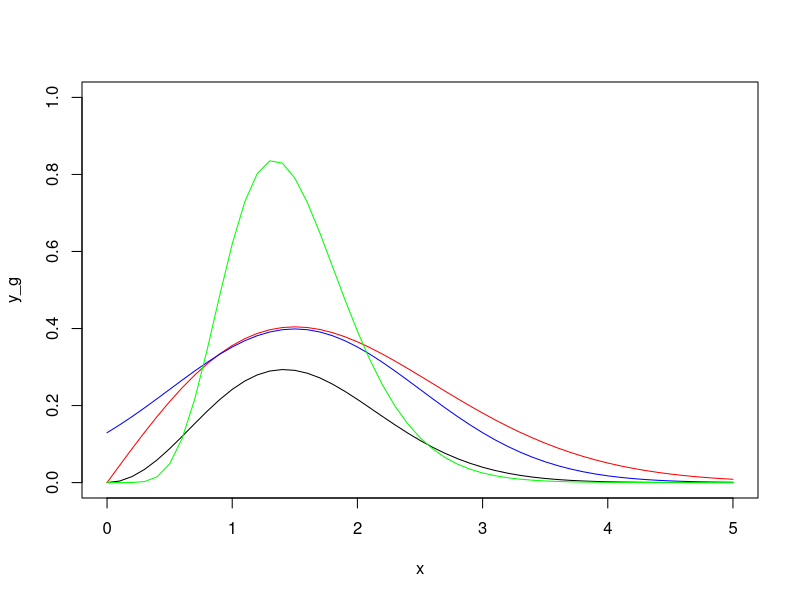
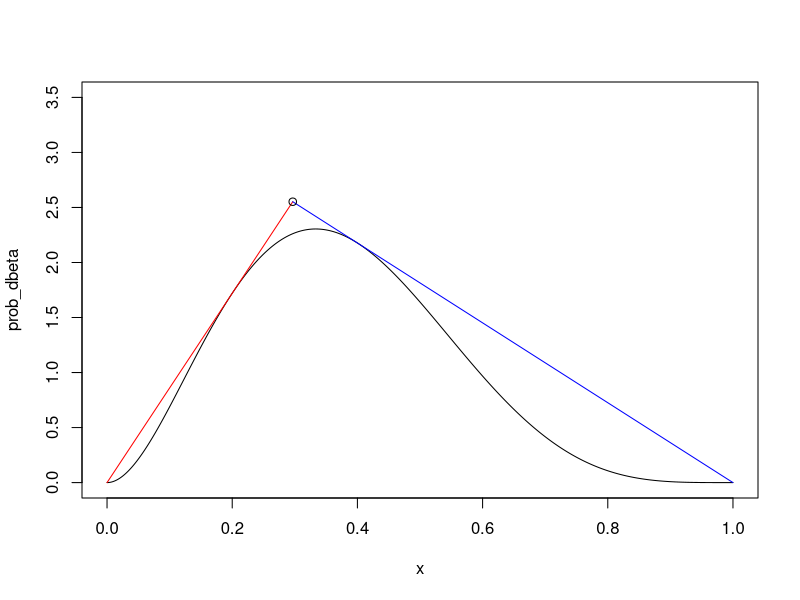
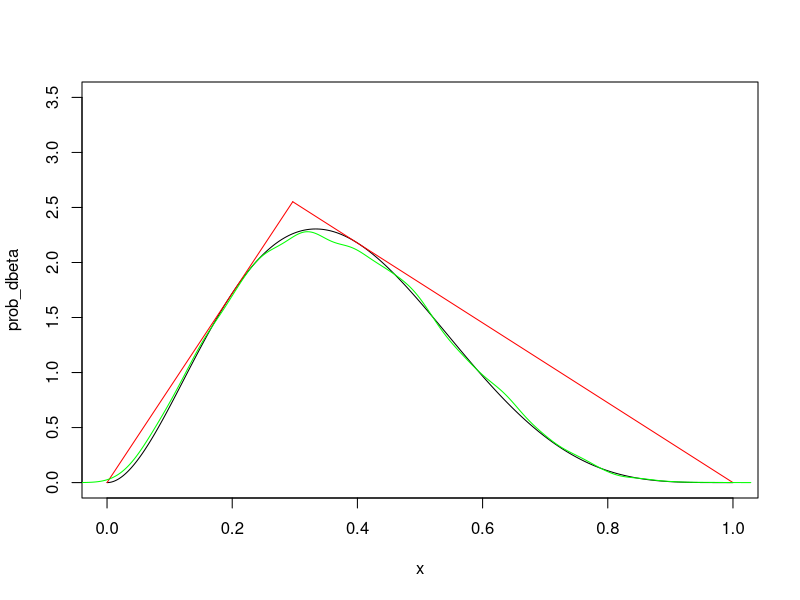

R code for these plots, in order:
## ---- chunk 1
m <- 10000
U <- runif(m)
T1 <- U
T2 <- 1-U
mc.est <- mean(exp(U))
mc.var <- var(exp(U))
U.av <- cbind(T1, T2)
av.est <- mean(rowMeans(exp(U.av)))
av.var <- var(rowMeans(exp(U.av)))
1-(av.var/mc.var)
print(c("The percent reduction in variance: ","98.38%"))
## ---- chunk 2
#5.7
Aest <- c()
for(i in 1:100){
  U <- runif(10000)
  T1 <- exp(1 - U)
  T2 <- exp(U)
  Aest <- c(Aest, mean(rowMeans(cbind(T1,T2))))
}

MCest <- c()
for(i in 1:100){
  U <- runif(10000)
  MCest <- c(MCest, mean(exp(U)))
}

print(c("theta by the antithetic variate approach: ",mean(Aest),
        "theta by the simple Monte Carlo method: ",mean(MCest)))
## ---- chunk 3
(var(MCest) - var(Aest)) / var(MCest)
## ---- chunk 4
library(VGAM)

x = seq(0,5,0.1)

#f0
gx = function (x) {
  (x^2)/sqrt(2*pi)*exp(-x^2/2)
}
y_g = gx(x)

#f1
y_Rice = drice(x, sigma=1.5, vee=0)

#f2
y_norm = dnorm(x, mean = 1.5)

#f3
y_gamma = dgamma(x,shape=9,rate=6)

#Plot
plot(x, y_g, type = "l", ylim = c(0, 1))
lines(x, y_Rice, col="red", ylim = c(0, 1))
lines(x, y_norm, col="blue", ylim = c(0, 1))
lines(x, y_gamma, col="green", ylim = c(0, 1))
## ---- chunk 5
n = 10000

#Theoritical estimation
theor_est = integrate(gx, 1, Inf)

#f1
x_Rice = rrice(n, sigma=1.5, vee=0)
f1_est = mean(gx(x_Rice)[x_Rice>1]/(drice(x_Rice, sigma=1.5, vee=0)[x_Rice>1]), na.rm = TRUE)

#f2
x_norm = rnorm(n, mean = 1.5)
f2_est = mean(gx(x_norm)[x_norm>1]/(dnorm(x_norm, mean = 1.5)[x_norm>1]), na.rm = TRUE)

#f3
x_gamma = rgamma(n, shape=9,rate=6)
f3_est = mean(gx(x_gamma)[x_gamma>1]/(dgamma(x_gamma,shape=9,rate=6)[x_gamma>1]), na.rm = TRUE)

print(c("Theoretical estimation: ",theor_est$value,
        "Estimation by Importance Function 1 (Rice Distribution): ",f1_est,
        "Estimation by Importance Function 2 (Normal Distribution): ",f2_est,
        "Estimation by Importance Function 3 (Gamma Distribution): ",f3_est))
## ---- chunk 6
#First, generate probability from beta density on [0,1]
x <- seq(0,1,0.0001)
prob_dbeta <- dbeta(x,3,5)

#Then, for points on the density curve, find two points that 
#one is positively slopest to the (0,1) and the other is negatively slopest(1,0)
x_left <- c(0,0)
slope_left <- (prob_dbeta-x_left[2])/(x-x_left[1])
slope_left_max <- max(slope_left,na.rm=T) #8.6016
x_right <- c(1,0)
slope_right <- (prob_dbeta-x_right[2])/(x-x_right[1])
slope_right_max <- min(slope_right,na.rm=T) #-3.6288

#Plot the two lines with the slopes found
#And find the intersection point which is the remaining vertex
left_arm <-function(x){
  slope_left_max*x
}
right_arm <-function(x){
  slope_right_max*(x-1)
}
rt <- uniroot(function(x)  left_arm(x) - right_arm(x)  , c(0,11), tol=1e-8)     
#all.equal(left_arm(rt$root), right_arm(rt$root))

y_left <- left_arm(seq(0,rt$root,0.0001))
y_right <- right_arm(seq(rt$root,1,0.0001))

plot(x, prob_dbeta, type = "l", ylim = c(0, 3.5))
lines(seq(0,rt$root,0.0001), y_left, col="red", ylim = c(0, 3.5))
lines(seq(rt$root,1,0.0001), y_right, col="blue", ylim = c(0, 3.5))
points(rt$root,left_arm(rt$root))

rt$root
left_arm(rt$root)

print(c("The remaining vertex is: ",
        "(0.2967033,2.552123)",
        "which ensures the M very close to 1"))
## ---- chunk 7
#Calculate the inverse CDF of triangular distribution
#The area under the triangle is 8.6016*0.2967033/2 = 1.276062
invcdf_func <- function(u) {
  if (u >= 0 && u <= 0.2967033){
    0.544705*sqrt(u)
  }
  else if (u > 0.2967033 && u <= 1){
    1-0.000196578*(sqrt(1.82e7-1.81999e7*u))
  }
}

#Implement an accept-reject algorithm
f_x <- function(x) {
  dbeta(x,3,5)
}

g_x <- function(x) {
  if (x >= 0 && x <= rt$root){
    left_arm(x)
  }else if (x > rt$root && x <= 1){
    right_arm(x)
  }else{
    print("x needs to be ranged in [0,1].")
  }
}

m <- 10000
num_sampling <- 0
samples <- c()

while (num_sampling < m) {
  rand <- runif(1, 0, 1)
  x_c <- invcdf_func(rand)
  accept_prob <- f_x(x_c)/(g_x(x_c))
  u <- runif(1, 0, 1)
if (accept_prob >= u) {
  samples <- c(samples, x_c)
  num_sampling <- num_sampling + 1
      }
}
## ---- chunk 8
ptm <- proc.time()
invcdf_func <- function(u) {
  if (u >= 0 && u <= 0.2967033){
    0.544705*sqrt(u)
  }
  else if (u > 0.2967033 && u <= 1){
    1-0.000196578*(sqrt(1.82e7-1.81999e7*u))
  }
}

#Implement an accept-reject algorithm
f_x <- function(x) {
  dbeta(x,3,5)
}

g_x <- function(x) {
  if (x >= 0 && x <= rt$root){
    left_arm(x)
  }else if (x > rt$root && x <= 1){
    right_arm(x)
  }else{
    print("x needs to be ranged in [0,1].")
  }
}

m <- 10000
num_sampling <- 0
samples <- c()

while (num_sampling < m) {
  rand <- runif(1, 0, 1)
  x_c <- invcdf_func(rand)
  accept_prob <- f_x(x_c)/(g_x(x_c))
  u <- runif(1, 0, 1)
if (accept_prob >= u) {
  samples <- c(samples, x_c)
  num_sampling <- num_sampling + 1
      }
}
run_time <- proc.time() - ptm

print("System Runing Time (second): ")
print(run_time)
## ---- chunk 9
plot(x, prob_dbeta, type = "l", ylim = c(0, 3.5))
lines(seq(0,rt$root,0.0001), y_left, col="red", ylim = c(0, 3.5))
lines(seq(rt$root,1,0.0001), y_right, col="red", ylim = c(0, 3.5))
lines(density(samples), xlim=c(0,1), ylim=c(0,3.5), col = "green", xlab = "x", ylab="density")
